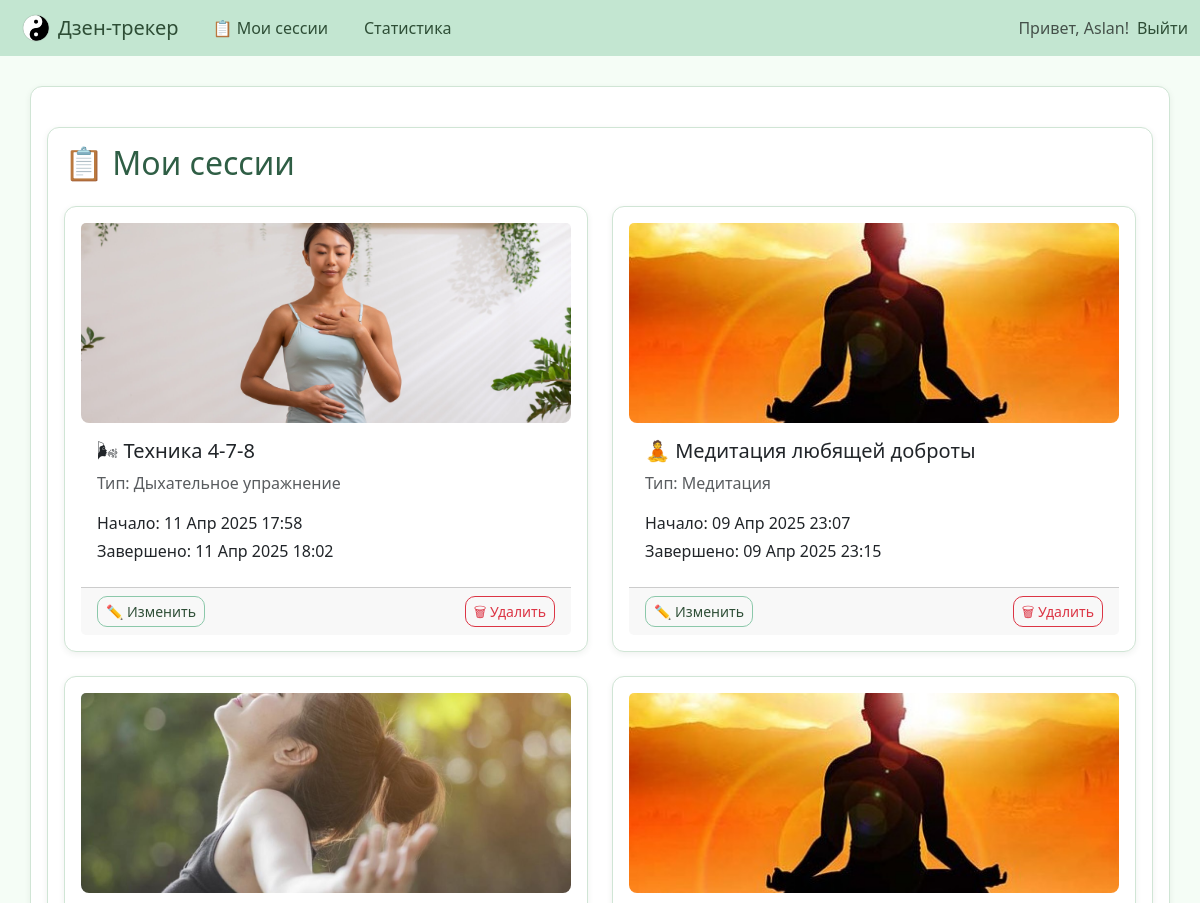
Page /sessions/ (signed in, upper part) on the earlier database version.
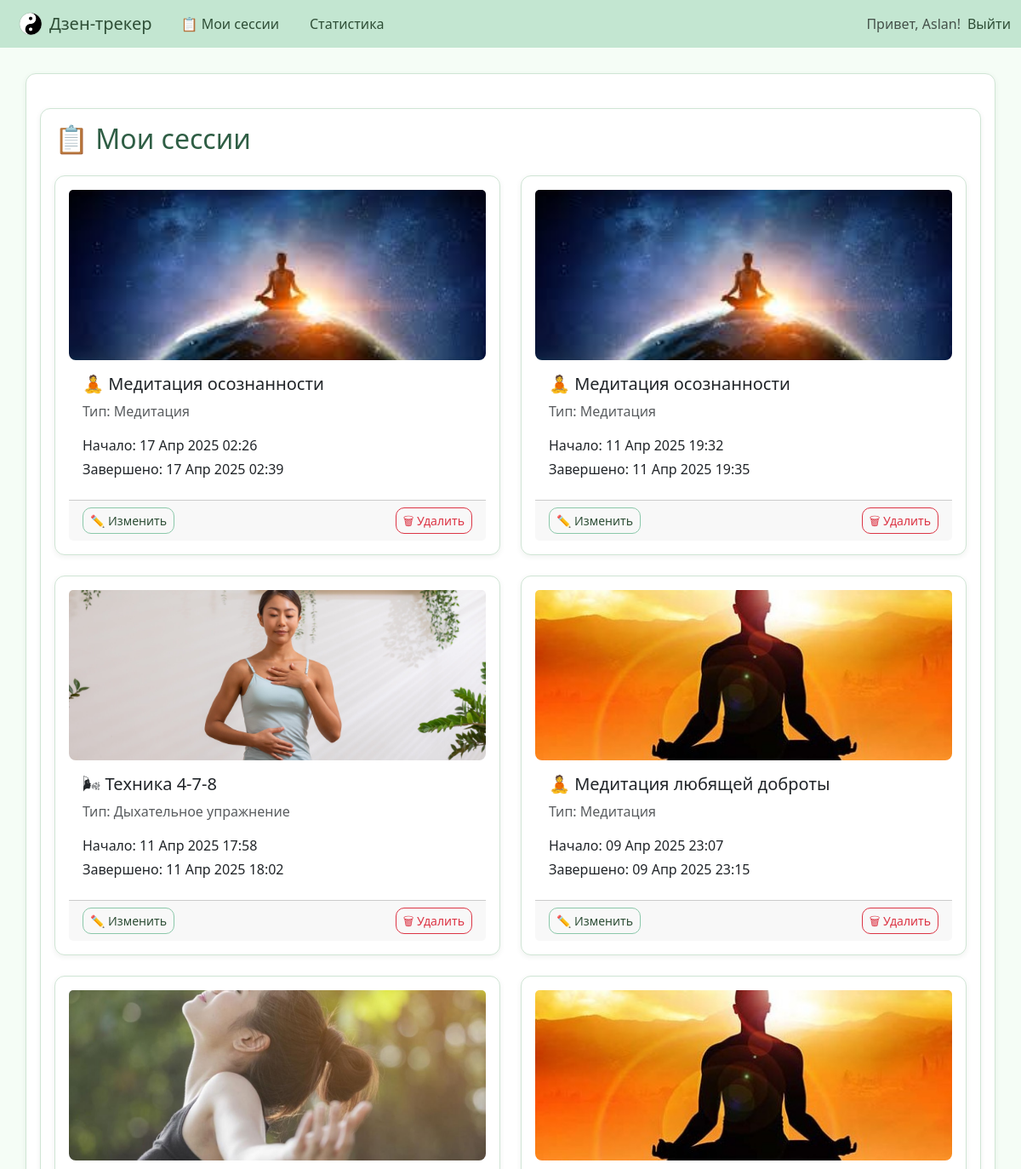
Same page on the later database version.
### tracker/models.py (models this page shows, shortened)
class RestSession(models.Model):
    user = models.ForeignKey(User, on_delete=models.CASCADE)
    start_time = models.DateTimeField(default=now)
    end_time = models.DateTimeField(null=True, blank=True)
    meditation = models.ForeignKey('Meditation', null=True, blank=True, on_delete=models.SET_NULL)
    breathing_exercise = models.ForeignKey('BreathingExercise', null=True, blank=True, on_delete=models.SET_NULL)

class BreathingExercise(models.Model):
    title = models.CharField(max_length=255)
    description = models.TextField()
    image = models.ImageField(upload_to='meditation_images/', null=True, blank=True)
    instructions = models.TextField(blank=True, null=True)
    duration = models.PositiveIntegerField(help_text="Длительность в минутах")

class Meditation(models.Model):
    title = models.CharField(max_length=100)
    description = models.TextField()
    image = models.ImageField(upload_to='meditation_images/', null=True, blank=True)
    instructions = models.TextField(blank=True, null=True)
    duration = models.PositiveIntegerField(help_text="Длительность в минутах")

### tracker/views.py (the view)
# urls.py: path('sessions/', tracker_views.RestSessionListView.as_view(), name='restsession_list'),
class RestSessionListView(LoginRequiredMixin, ListView):
    model = RestSession
    template_name = 'restsession_list.html'
    context_object_name = 'sessions'
    def get_queryset(self):
        return RestSession.objects.filter(user=self.request.user).select_related('meditation', 'breathing_exercise').order_by('-start_time')

### templates/restsession_list.html
{% extends 'base.html' %}
{% load static %}
{% block content %}
<div class="container mt-4">
  <h2 class="mb-4">📋 Мои сессии</h2>
  {% if sessions %}
    <div class="row row-cols-1 row-cols-md-2 g-4">
      {% for session in sessions %}
        <div class="col">
          <div class="card h-100">
            {% if session.meditation %}
              <img src="{{ session.meditation.image.url }}" class="card-img-top" style="height: 200px; object-fit: cover;" alt="{{ session.meditation.title }}">
            {% elif session.breathing_exercise %}
              <img src="{{ session.breathing_exercise.image.url }}" class="card-img-top" style="height: 200px; object-fit: cover;" alt="{{ session.breathing_exercise.title }}">
            {% endif %}
            <div class="card-body">
              {% if session.meditation %}
                <h5 class="card-title">🧘 {{ session.meditation.title }}</h5>
                <p class="card-text text-muted">Тип: Медитация</p>
              {% elif session.breathing_exercise %}
                <h5 class="card-title">🌬 {{ session.breathing_exercise.title }}</h5>
                <p class="card-text text-muted">Тип: Дыхательное упражнение</p>
              {% endif %}
              <p class="card-text mb-1">Начало: {{ session.start_time|date:"d M Y H:i" }}</p>
              {% if session.end_time %}
                <p class="card-text mb-2">Завершено: {{ session.end_time|date:"d M Y H:i" }}</p>
              {% else %}
                <span class="badge bg-warning text-dark">Активная</span>
              {% endif %}
            </div>
            <div class="card-footer d-flex justify-content-between">
              <a href="{% url 'restsession_update' session.pk %}" class="btn btn-sm btn-outline-primary">✏️ Изменить</a>
              <a href="{% url 'restsession_delete' session.pk %}" class="btn btn-sm btn-outline-danger">🗑 Удалить</a>
            </div>
          </div>
        </div>
      {% endfor %}
    </div>
  {% else %}
    <p>У вас ещё нет сохранённых сессий.</p>
  {% endif %}
</div>
{% endblock %}

Differences in the rows shown:
added RestSession: meditation.image (picture), meditation "Медитация осознанности", start_time "17 Апр 2025 02:26", end_time "17 Апр 2025 02:39"
added RestSession: meditation.image (picture), meditation "Медитация осознанности", start_time "11 Апр 2025 19:32", end_time "11 Апр 2025 19:35"
